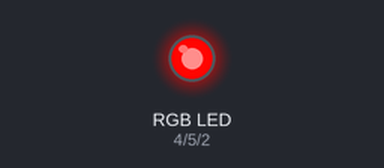
A sketch run on a simulated Arduino Uno, built with avr-gcc and run on an emulated ATmega328P. Shown: an RGB LED mixed from three pins (HIGH = lit). Dim RGB values are drawn brighter than linear.

Above: at 0.05 s.
At 1.4 s:
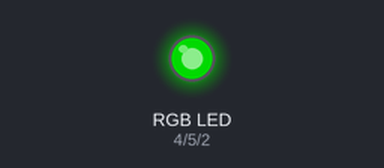
At 3.2 s:
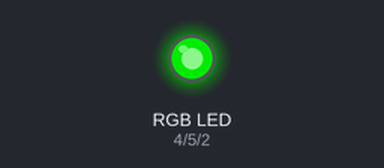
At 3.9 s:
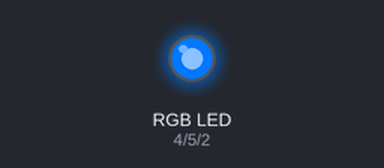
At 4.6 s:
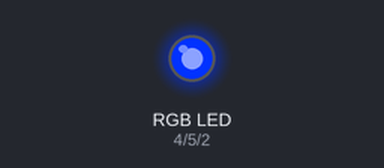
At 6.35 s:
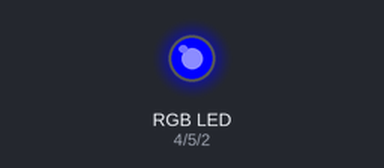
Timing chart, 0 to 10.0 s (numbered marks = the images above):
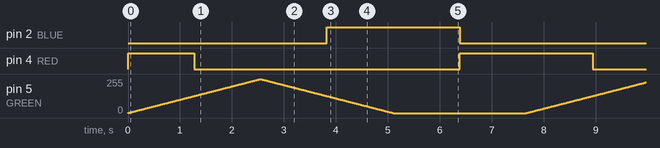

The sketch:

Phase_LED.ino
```cpp
// Sets the initial state of the circuit

#define BLUE 2
#define GREEN 5
#define RED 4
void setup() {
  pinMode(RED, OUTPUT);
  pinMode(GREEN, OUTPUT);
  pinMode(BLUE, OUTPUT);
  digitalWrite(RED, HIGH);
  digitalWrite(GREEN, LOW);
  digitalWrite(BLUE, LOW);

}

void loop() {

//create the variables and set them

  int redValue;
  int greenValue;
  int blueValue;
  int delayTime = 10;


  redValue = 255;
  greenValue = 0;
  blueValue = 0;

//Loops through the colors

  for (int i=0; i<255; i+=1) {
    redValue -= 1;
    greenValue += 1;
    analogWrite(RED, redValue);
    analogWrite(GREEN, greenValue);
    delay(delayTime);
  }

  for (int i=0; i<255; i+=1) {
    greenValue -= 1;
    blueValue += 1;
    analogWrite(GREEN, greenValue);
    analogWrite(BLUE, blueValue);
    delay(delayTime);
  }

  for (int i=0; i<255; i+=1) {
    blueValue -= 1;
    redValue += 1;
    analogWrite(BLUE, blueValue);
    analogWrite(RED, redValue);
    delay(delayTime);
  }

}
```

Measured:
- by itself, pin 2 (BLUE), pin 4 (RED): alternates HIGH for 2.6 s and LOW for 5.1 s
